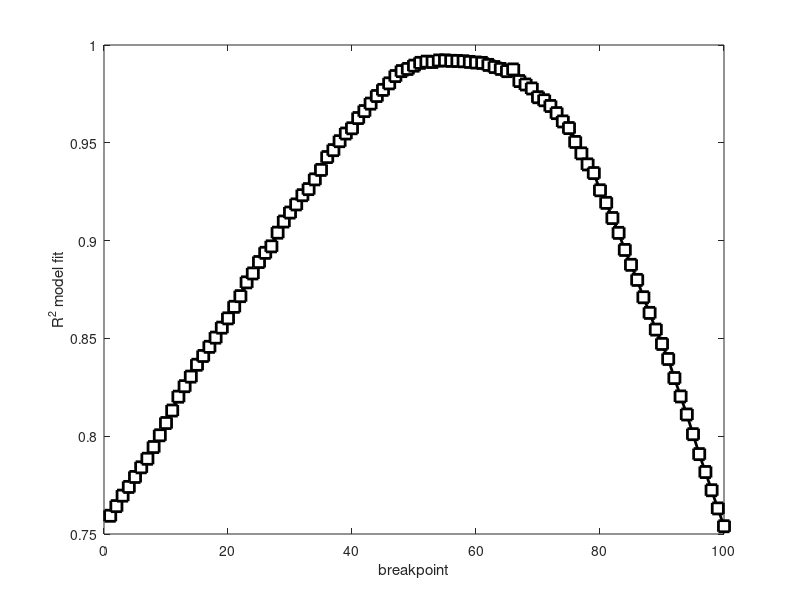

The MATLAB script that drew this image: (Note: this script raises an error after producing the figure.)
%% MATLAB for Brain and Cognitive Scientists (MIT Press 2017)
% mikexcohen@gmail.com
%
% This script contains solutions and tips for most exercises in the book.
% If you are struggling with an exercise not in this list, email me with an
% explanation of what you've already tried and what you need help with.

%% 2

t = -5:.01:5;
z = abs(mod(t,2)-.66) .* sin(2*pi*10*t) - .08*sin(2*pi*10.*(t-1))./(t-1);

clf
plot(t,z,'k','linew',2)

%% 6


% generate a triangle distribution
a = .2;
c = .6;
b = .9;
x = rand(1,10000);

y(x<c) = a + sqrt( x(x<c).*(b-a).*(c-a) );
y(x>c) = b - sqrt( (1-x(x>c)).*(b-a).*(b-c) );

% convert x and y into a distribution
[y,x] = hist(y,100);
[~,i]=sort(x);
x=x(i); y=y(i);
x=x(:); y=y(:);

for bi=1:length(x)

    % first piece
    x1 = [ones(bi,1) x(1:bi)];
    y1 = y(1:bi);
    b1 = (x1'*x1)\(x1'*y1);

    % second piece
    x2 = [ones(length(x)-bi,1) x(bi+1:end)];
    y2 = y(bi+1:end);
    b2 = (x2'*x2)\(x2'*y2);

    % evaluate model
    yHat = [b1(1)+b1(2)*x1(:,2); b2(1)+b2(2)*x2(:,2)];

    % predictors and sse (minimization objective)
    r2(bi) = 1 - (sum( (yHat-y).^2 ) / sum( y.^2 ));
end

plot(r2,'ks-','linew',2,'markersi',8,'markerfacecolor','w')
xlabel('breakpoint'), ylabel('R^2 model fit')

%% 9

cd('../ch29')

% parameters of the Gaussian
peak = 4;
fwhm = 1;
cent = 3;

x = -10:.1:10;

d = zeros(10,50);
noiselevels = linspace(0,4,10);
for ni=1:10

    for i=1:50
        gaus = peak*exp( -(x-cent).^2 / (2*fwhm^2) );
        gaus = gaus + noiselevels(ni)*randn(size(gaus));
        initParms = [   2     2      -2   ];
        funch = @(initParms) fitGaussian(initParms,x,gaus);

        [outparams,sse,exitflag,fmininfo] = fminsearch(funch,initParms);
        d(ni,i) = sum( (outparams-[peak fwhm cent]).^2 );
    end
end

plot(noiselevels,median(d,2),'ks-','linew',3)
xlabel('Noise level'), ylabel('Error')

%% 11

% weibull:
x = 0:.01:3;
k = 7;
l = 1;

w = (k/l) .* (x./l).^(k-1) .* exp( -(x./l).^k );

clf
plot(x,w,'linew',3)
title([ 'Parameters: k=' num2str(k) ', l=' num2str(l) ])

%% 15

x = [0 .05 .3 .7 .9 1]+1;

% initialize:  v   s   m
initParms = [  1  1.5  3.5   ];
funch = @(initParms) fitSigmoid(initParms,1:length(x),x);

clf
outparams = fminsearch(funch,initParms);

%%
